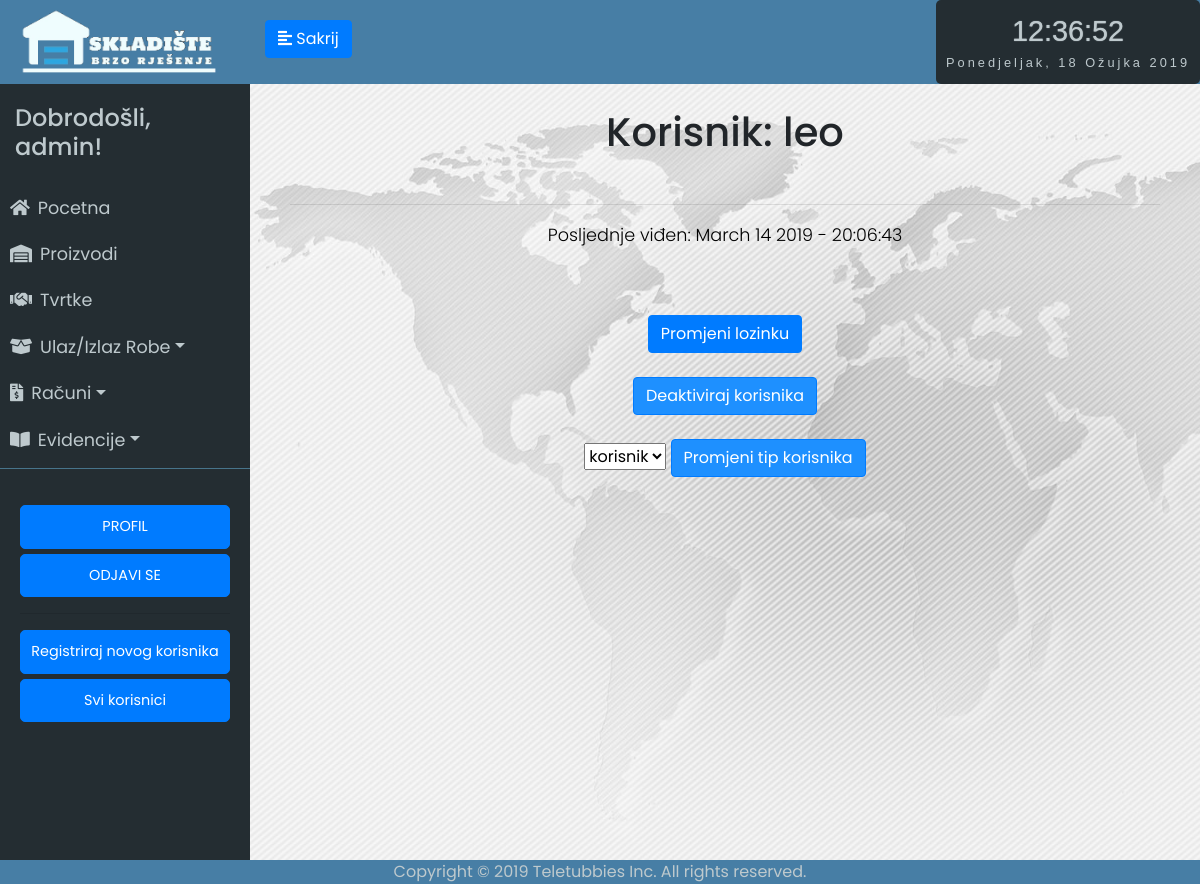
Page /user/leo (signed in) on the committed database.
### app/models.py (models this page shows, shortened)
class User(UserMixin, db.Model):
	id = db.Column(db.Integer, primary_key=True)
	username = db.Column(db.String(64), index=True, unique=True)
	email = db.Column(db.String(120), index=True, unique=True)
	password_hash = db.Column(db.String(128))
	last_seen = db.Column(db.DateTime, default=datetime.utcnow)
	rank = db.Column(db.String(32))
	status = db.Column(db.String(32))
	evidencija = db.relationship('Evidencija', backref='user', lazy='dynamic')
	ReceiptUser = db.relationship('Receipt', backref = 'receiptUser', lazy = 'dynamic', foreign_keys = 'Receipt.receipt_user')
	StornoUser = db.relationship('Receipt', backref='stornoUser', lazy='dynamic', foreign_keys = 'Receipt.storno_user')

### app/routes.py (the view, shortened to what this page needs)
@app.route('/user/<username>', methods=['GET', 'POST'])
@login_required
def user(username):
	form = Deactivate()
	form2= SetRank()
	user = User.query.filter_by(username=username).first_or_404()
	if form2.submit2.data:
		if form2.validate_on_submit():
			user.rank=form2.rank.data
			db.session.add(user)
			db.session.commit()
	return render_template('user.html', user=user, form=form, form2=form2)

### app/forms.py
class Deactivate(FlaskForm):
	activate = HiddenField(validators=[DataRequired()])
	submit= SubmitField()

class SetRank(FlaskForm):
	rank = SelectField(
		'Rang',
		choices=[('korisnik', 'korisnik'), ('admin', 'admin')],
		validators=[DataRequired()]
	)
	submit2= SubmitField()

### app/models.py (called while the page is built)
@login.user_loader
def load_user(id):
	return User.query.get(int(id))

### app/routes.py (called while the page is built)
@app.before_request
def before_request():
	if current_user.is_authenticated:
		current_user.last_seen = datetime.utcnow()
		db.session.commit()

### app/templates/user.html (shortened to what this page needs)
{% extends "base.html" %}
{% block content %}
<div class="stanje-s">
    <h1>Korisnik: {{ user.username }}</h1><br>
    <hr>
    {% if user.last_seen %}<p>Posljednje viđen: {{ user.last_seen.strftime('%B %d %Y - %H:%M:%S') }}</p>{% endif %}<br>
    {%  if current_user.rank == "admin"%}
    <div class="m-4">
   		<button class="btn btn-primary" onclick="window.open('{{ url_for('edit_password', username=user.username) }}')">Promjeni lozinku</button>
   	</div>
    {% endif%}
    {%  if current_user.rank == "admin" and user.status=="active" and user.rank!="admin" %}
    <div class="m-4">
	   <form  action="" method="post" novalidate="">
	          {{ form.submit(type="submit", class="btn btn-primary", value="Deaktiviraj korisnika") }}
	          <br>
	    </form>
	</div>
    {% endif%}
    {%  if current_user.rank == "admin" and user.username!="admin" %}
    <div class="m-4">
	    <form  action="" method="post" novalidate="">
		    {{ form2.rank}}
		    {{ form2.submit2(type="submit", class="btn btn-primary", value="Promjeni tip korisnika") }}
		</form>
	</div>
    {% endif%}
</div>
{% endblock %}

### app/templates/base.html (shortened to what this page needs)
<html>
<head>
	<link rel="stylesheet" href="https://stackpath.bootstrapcdn.com/bootstrap/4.2.1/css/bootstrap.min.css" integrisha384-GJzZqFGwb1QTTN6wy59ffF1BuGJpLSa9DkKMp0DgiMDm4iYMj70gZWKYbI706tWS">
	<link href="../static/style.css" type="text/css" rel="stylesheet">
	<link rel="stylesheet" href="https://use.fontawesome.com/releases/v5.7.1/css/all.css">
</head>
<body onload="startTime()">
	<div class="wrapper">
	<nav id="sidebar">
		<div class="sidebar-header ">
			<img src="../static/logo5.png" style="width: 200px; height: auto;">
		</div>
		<ul class="list-unstyled components" id="navigation">
			<h4>Dobrodošli, {{ current_user.username }}!</h4>
			<li class="{% block index %}{% endblock %}">
				<a href="{{ url_for('index') }}"><i class="fas fa-home mr-2"></i>Pocetna</a>
			</li>
			<li class="{% block stanje_skladista %}{% endblock %}">
				<a href="{{ url_for('stanje_skladista1') }}"><i class="fas fa-warehouse mr-2"></i>Proizvodi</a>
			</li>
			<li class="{% block dobavljaci %}{% endblock %}">
				<a href="{{ url_for('tvrtke1') }}"><i class="fas fa-handshake mr-2"></i>Tvrtke</a>
			</li>
			<li class="{% block ulaz_izlaz %}{% endblock %}">
				<a href="#pageSubmenu2" data-toggle="collapse" aria-expanded="false" class="dropdown-toggle"><i class="fas fa-box-open mr-2"></i>Ulaz/Izlaz Robe</a>
			</li>
			<li class="{% block racuni %}{% endblock %}">
				<a href="#pageSubmenu3" data-toggle="collapse" aria-expanded="false" class="dropdown-toggle"><i class="fas fa-file-invoice-dollar mr-2"></i>Računi</a>
			</li>
			<li class="{% block evidencije %}{% endblock %}">
				<a href="#pageSubmenu" data-toggle="collapse" aria-expanded="false" class="dropdown-toggle"><i class="fas fa-book-open mr-2"></i>Evidencije</a>
			</li>
		</ul>
		<ul class="list-unstyled CTAs">
                <li>
                    <a href="{{ url_for('user', username=current_user.username) }}" class="btn btn-primary hover-plava">PROFIL</a>
                </li>
                <li>
                    <a href="{{ url_for('logout') }}" class="btn btn-primary hover-plava">ODJAVI SE</a>
                </li>
                {%  if current_user.rank == "admin"%}
                <hr>
                    <li>
                        <a href="{{ url_for('register') }}" class="btn btn-primary hover-plava">Registriraj novog korisnika</a>
                    </li>
                    <li>
                        <a href="{{ url_for('svi_korisnici1') }}" class="btn btn-primary hover-plava">Svi korisnici</a>
                    </li>
                {% endif %}
            </ul>
	</nav>
		<div class="tijelo">
	        <div class="plava-pozadina">
	        	<div class="d-flex bd-highlight">
	  				<div class="bd-highlight">
		            	<button type="button" id="sidebarCollapse" class="btn btn-primary">
			                <i class="fas fa-align-left"></i>
			                <span class="sakrij-tipku"></span>
		            	</button>
		            </div>
	  				<div class="ml-auto bd-highlight">
	  					<div id="clockdate">
		  					<div class="clockdate-wrapper">
		    					<div id="clock"></div>
		    					<div id="date"></div>
		  					</div>
						</div>
					</div>
				</div>
	    	</div>
			<div class="plavo">
			{% block content %}
			{% endblock %}
			</div>
		</div>
<footer>Copyright © 2019 Teletubbies Inc. All rights reserved.</footer>
</body>
</html>

### app/static/style.css (style rules this page uses)
body { font-family: 'Poppins', sans-serif; background: #fafafa; }
p { font-family: 'Poppins', sans-serif; font-size: 1.1em; font-weight: 300; line-height: 1.7em; color: black; }
h4 { padding: 15px; }
.wrapper { display: flex; width: 100%; align-items: stretch; }
a, a:hover, a:focus { color: inherit; text-decoration: none; transition: all 0.3s; }
#sidebar { min-width: 250px; max-width: 250px; min-height: 100vh; background: #242d32; color: #bec9cd; transition: all 0.3s; }
#sidebarCollapse { margin-top: 20px; margin-left: 15px; }
#sidebar .sidebar-header { padding: 7.5px 20px; background: #477ea5; color: #f0fdfe; }
#sidebar ul.components { padding: 5px 0; border-bottom: 1px solid #47748b; }
#sidebar ul li a { padding: 10px; font-size: 1.1em; display: block; }
ul.CTAs { padding: 20px; }
ul.CTAs a { text-align: center; font-size: 0.9em !important; display: block; border-radius: 5px; margin-bottom: 5px; }
.tijelo { display: inline-block; width: 100%; }
.plavo { display: inline-block; width: 100%; text-align: center; }
.plava-pozadina { background-color: #477ea5; display: inline-block; width: 100%; height: 84px; }
.stanje-s { padding-top: 3vh; padding-left: 5vh; padding-right: 5vh; background-image: url('map.jpg'); height: 100vh; }
.sakrij-tipku:before { content: 'Sakrij'; }
.clockdate-wrapper { background-color: #242d32; padding:10px; max-width:350px; width:100%; text-align:center; border-radius:5px; margin:0 auto; height: 84px; }
#clock { background-color:#242d32; font-family: sans-serif; font-size:1.8rem; text-shadow:0px 0px 1px #bec9cd; color:#bec9cd; }
#date { letter-spacing:3px; font-size:0.8rem; font-family:arial,sans-serif; color:#bec9cd; }
footer { position: fixed; left: 0; bottom: 0; width: 100%; background-color: #477ea5; color: #bec9cd; text-align: center; }
:root { --mainColor: #007bff; }
input { border: 1px solid transparent; background-color: #f1f1f1; padding: 10px; font-size: 16px; }
input[type=submit] { background-color: DodgerBlue; color: #fff; }

### rows in the picture
User: username "admin"
User: username "leo", last_seen "March 14 2019 - 20:06:43"
